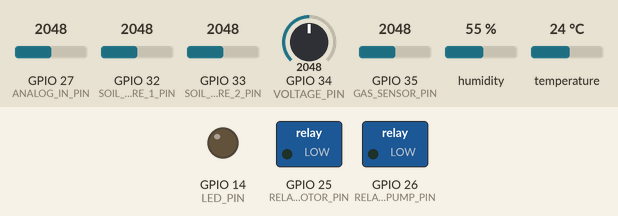
This sketch was run on a simulated ESP32. On the bench: switched loads named in the sketch (green lamp = pin HIGH), output pins drawn as LEDs (lit = HIGH). The inputs (shaded band) are chosen by the test bench; at power-on: GPIO 35 (GAS_SENSOR_PIN) = 2048, temperature 24 °C, GPIO 32 (SOIL_MOISTURE_1_PIN) = 2048, GPIO 27 (ANALOG_IN_PIN) = 2048, GPIO 33 (SOIL_MOISTURE_2_PIN) = 2048, GPIO 34 (VOLTAGE_PIN) = 2048, humidity 55 %. WiFi joins after 1.5 s; servers stay silent unless stated; uploads are accepted with an empty reply; what the sketch prints to the serial monitor is not drawn.

Above: at 3.2 s.
3.3 s: GPIO 35 (GAS_SENSOR_PIN) set to 2926
6.2 s: GPIO 35 (GAS_SENSOR_PIN) set to 3046
At 7.6 s:
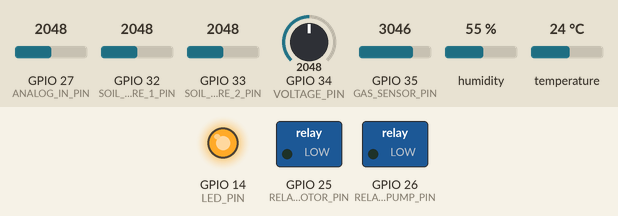
9.1 s: temperature set to 29 °C
12.1 s: temperature set to 32 °C
At 14.0 s:
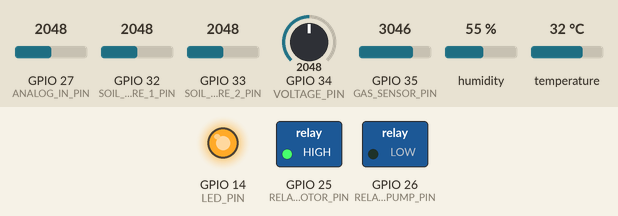
15.0 s: GPIO 32 (SOIL_MOISTURE_1_PIN) set to 2196
17.9 s: GPIO 32 (SOIL_MOISTURE_1_PIN) set to 2282
At 20.3 s:
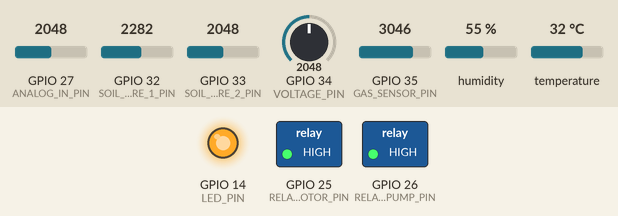
Timing chart, 0 to 21.8 s (numbered marks = the images above; inputs shaded):
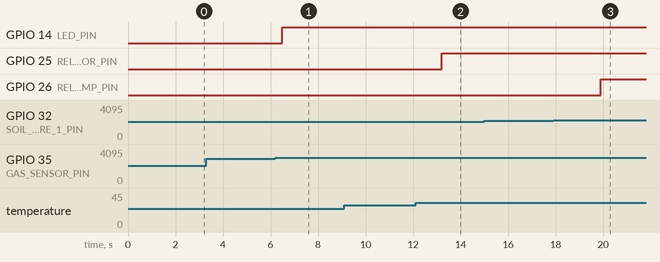

The sketch:

ESP32.ino
```cpp
#include <WiFi.h>
#include <HTTPClient.h>
#include <DHT.h>

// Pin Definitions
#define DHTPIN 4          // DHT11 data pin
#define DHTTYPE DHT11     // DHT11 sensor type
#define GAS_SENSOR_PIN 35 // MQ-6 gas sensor analog pin
#define VOLTAGE_PIN 34    // Voltage sensor analog pin
#define SOIL_MOISTURE_1_PIN 32 // Soil moisture sensor 1 analog pin
#define SOIL_MOISTURE_2_PIN 33 // Soil moisture sensor 2 analog pin
#define RELAY_MOTOR_PIN 25     // Relay 1 (Motor) control pin
#define RELAY_WATER_PUMP_PIN 26 // Relay 2 (Water Pump) control pin
#define LED_PIN 14             // LED pin
#define ANALOG_IN_PIN  27 // ESP32 pin GPIO36 (ADC0) connected to voltage sensor
#define REF_VOLTAGE    3.3
#define ADC_RESOLUTION 4096.0
#define R11             30000.0 // resistor values in voltage sensor (in ohms)
#define R12             7500.0  // resistor values in voltage sensor (in ohms)

// Constants
#define MAX_ADC 4095       // Max ADC value for ESP32 (12-bit)
#define REF_VOLTAGE 3.3    // ESP32 ADC reference voltage
#define TEMP_THRESHOLD_HIGH 30 // Temperature threshold to turn on motor
#define GAS_THRESHOLD   1000    // Gas threshold to turn on LED
#define SOIL_MOISTURE_THRESHOLD 45 // Soil moisture threshold to turn on water pump (in percentage)


// WiFi credentials
const char* ssid = "ACD";
const char* password = "pass1234";

// Server details
const char* serverUrl = "http://192.168.43.251:5000/data";

// Initialize DHT sensor
DHT dht(DHTPIN, DHTTYPE);

void setup() {
    // Initialize serial communication
    Serial.begin(115200);

    // Initialize DHT sensor
    dht.begin();

    // Set pin modes
    pinMode(GAS_SENSOR_PIN, INPUT);
    pinMode(VOLTAGE_PIN, INPUT);
    pinMode(SOIL_MOISTURE_1_PIN, INPUT);
    pinMode(SOIL_MOISTURE_2_PIN, INPUT);
    pinMode(RELAY_MOTOR_PIN, OUTPUT);
    pinMode(RELAY_WATER_PUMP_PIN, OUTPUT);
    pinMode(LED_PIN, OUTPUT);
    analogSetAttenuation(ADC_11db);

    // Ensure relays are off initially
    digitalWrite(RELAY_MOTOR_PIN, LOW);
    digitalWrite(RELAY_WATER_PUMP_PIN, LOW);
    digitalWrite(LED_PIN, LOW);

    // Connect to Wi-F
    WiFi.begin(ssid, password);
    while (WiFi.status() != WL_CONNECTED) {
        delay(1000);
        Serial.println("Connecting to WiFi...");
    }
    Serial.println("Connected to WiFi");
}

void loop() {
    // Read DHT11 sensor data
    float temperature = dht.readTemperature();
    float humidity = dht.readHumidity();

    // Read gas sensor value
    int gasValue = analogRead(GAS_SENSOR_PIN);

    // Read voltage sensor value
    int adcValue = analogRead(VOLTAGE_PIN);
    float voltage = (adcValue / (float)MAX_ADC) * REF_VOLTAGE * 2; // Multiply by 2 to get actual battery voltage
    int batteryLevel = map(voltage * 100, 200, 370, 0, 100); // Convert voltage to battery percentage
    batteryLevel = constrain(batteryLevel, 0, 100);

    // Read soil moisture sensor values
    int soilMoisture1 = analogRead(SOIL_MOISTURE_1_PIN);
    int soilMoisture2 = analogRead(SOIL_MOISTURE_2_PIN);
    int moisture1 = (100 - ((soilMoisture1 / 4095.00) * 100)); // Convert to percentage
    int moisture2 = (100 - ((soilMoisture2 / 4095.00) * 100)); // Convert to percentage

    // Control motor relay based on temperature
    if (temperature > TEMP_THRESHOLD_HIGH) {
        digitalWrite(RELAY_MOTOR_PIN, HIGH); // Turn on motor
    } else {
        digitalWrite(RELAY_MOTOR_PIN, LOW); // Turn off motor
    }

    // Control LED based on gas sensor value
    if (gasValue >= 3000)  {
        digitalWrite(LED_PIN, HIGH); // Turn on LED
        Serial.println("The gas is present");
    } else {
        digitalWrite(LED_PIN, LOW); // Turn off LED
        Serial.println("The gas is NOT present");
    }

    // Control water pump relay based on soil moisture
    if (moisture1 < SOIL_MOISTURE_THRESHOLD || moisture2 < SOIL_MOISTURE_THRESHOLD) {
        digitalWrite(RELAY_WATER_PUMP_PIN, HIGH); // Turn on water pump
    } else {
        digitalWrite(RELAY_WATER_PUMP_PIN, LOW); // Turn off water pump
    }

    // read the analog input
    int adc_value = analogRead(ANALOG_IN_PIN);

    // determine voltage at adc input
    float voltage_adcc = ((float)adc_value * REF_VOLTAGE) / ADC_RESOLUTION;

    // calculate voltage at the sensor input
    float voltage_inn = voltage_adcc * (R11 + R12) / R12;

    // Print all sensor values to Serial Monitor
    Serial.print("Temperature: ");
    Serial.print(temperature);
    Serial.print(" °C | Humidity: ");
    Serial.print(humidity);
    Serial.print(" % | Gas Value: ");
    Serial.print(gasValue);
    Serial.print("  | Battery Voltage: ");
    Serial.print(voltage);
    Serial.print(" V | Battery Level: ");
    Serial.print(batteryLevel);
    Serial.print(" % | Soil Moisture 1: ");
    Serial.print(moisture1);
    Serial.print(" % | Soil Moisture 2: ");
    Serial.print(moisture2);
    Serial.println("%");

    // Send data to server
    if (WiFi.status() == WL_CONNECTED) {
        HTTPClient http;
        http.begin(serverUrl);
        http.addHeader("Content-Type", "application/json");

        String jsonData = "{\"temperature\":" + String(temperature) +
                          ",\"humidity\":" + String(humidity) +
                          ",\"gasValue\":" + String(gasValue) +
                          ",\"voltage\":" + String(voltage) +
                          ",\"batteryLevel\":" + String(batteryLevel) +
                          ",\"moisture1\":" + String(moisture1) +
                          ",\"moisture2\":" + String(moisture2) +
                          ",\"relayMotor\":" + String(digitalRead(RELAY_MOTOR_PIN)) +
                          ",\"relayWaterPump\":" + String(digitalRead(RELAY_WATER_PUMP_PIN)) +
                          ",\"solarVoltage\":" + String(voltage_inn) + "}";

        int httpResponseCode = http.POST(jsonData);
        if (httpResponseCode > 0) {
            Serial.println("Data sent to server");
        } else {
            Serial.println("Error sending data to server");
        }
        http.end();
    }

    // Delay for 2 seconds
    delay(2000);
}
```

Measured:
- the behaviour switches between 2999 and 3000 on GPIO 35 (GAS_SENSOR_PIN) (found by bisection; images 0 and 1)
- the behaviour switches between 30 and 31 °C on temperature (found by bisection; images 1 and 2)
- the behaviour switches between 2252 and 2253 on GPIO 32 (SOIL_MOISTURE_1_PIN) (found by bisection; images 2 and 3)
- after the input at 3.3 s, every drawn part: stays the same
- after the input at 6.2 s, GPIO 14 (LED_PIN): LOW → HIGH after 0.29 s
- after the input at 9.1 s, every drawn part: stays the same
- after the input at 12.1 s, GPIO 25 (RELAY_MOTOR_PIN): LOW → HIGH after 1.1 s
- after the input at 15.0 s, every drawn part: stays the same
- after the input at 17.9 s, GPIO 26 (RELAY_WATER_PUMP_PIN): LOW → HIGH after 2.0 s
